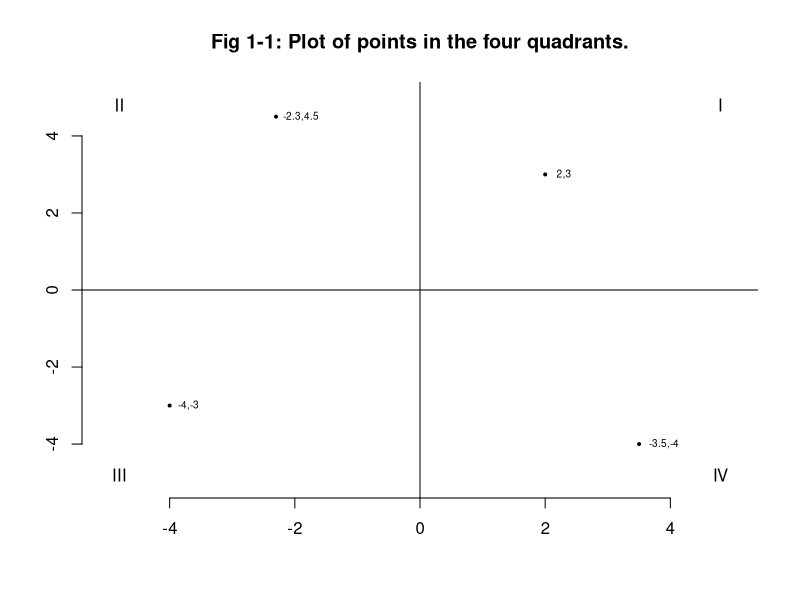
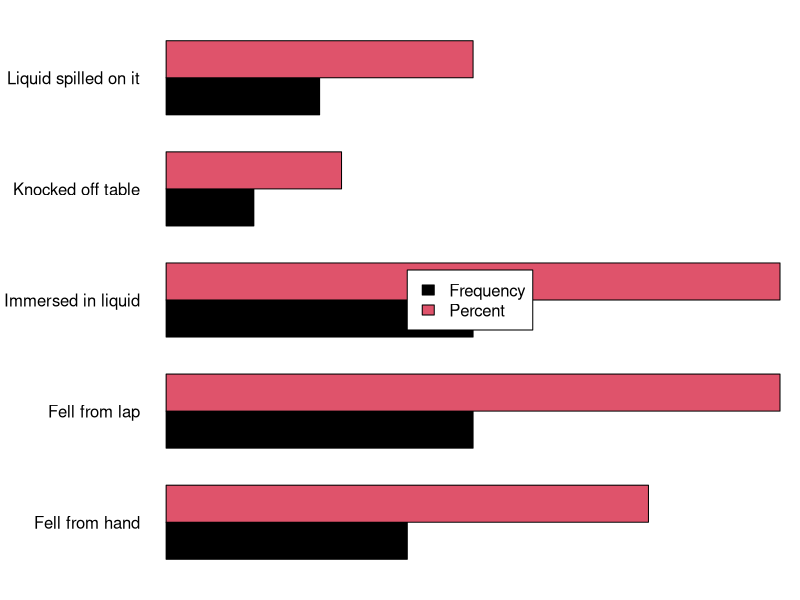
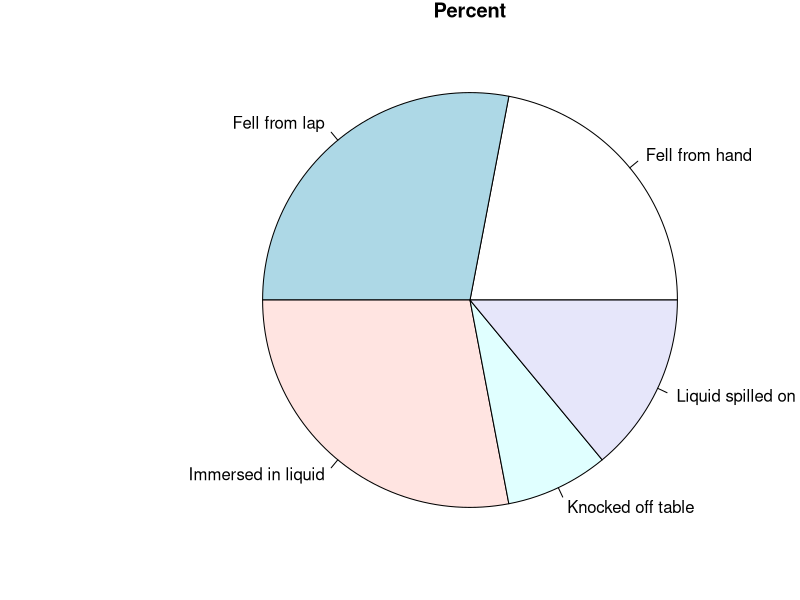

The R source for these figures, in order: (Note: this script raises an error after producing the figures.)
## ---- chunk 1
signif(73.24*4.52, digits=3)
## ---- chunk 2
plot(2,3, xlim=c(-5,5), ylim=c(-5,5), bty="n",
     pch=19, cex=.4, xlab="", ylab="")
title("Fig 1-1: Plot of points in the four quadrants.")
text(2.3,3, "2,3", cex=.6)
text(4.8,4.8, "I")
abline(v=0)
abline(h=0)
points(-2.3, 4.5, pch=19, cex=.4)
text(-1.9,4.5, "-2.3,4.5", cex=.6)
text(-4.8,4.8, "II")
points(-4,-3, pch=19, cex=.4)
text(-3.7,-3, "-4,-3", cex=.6)
text(-4.8,-4.8, "III")
points(3.5,-4, pch=19, cex=.4)
text(4.8,-4.8, "IV")
text(3.9,-4, "-3.5,-4", cex=.6)
## ---- chunk 3
data <- c(
"Fell from hand","Immersed in liquid","Fell from lap","Immersed in liquid","Fell from lap",
"Fell from lap","Fell from hand","Fell from hand","Immersed in liquid","Fell from lap",
"Knocked off table","Liquid spilled on it","Fell from hand","Liquid spilled on it","Fell from hand",
"Immersed in liquid","Fell from lap","Fell from lap","Fell from hand","Fell from hand",
"Fell from lap","Immersed in liquid","Liquid spilled on it","Immersed in liquid","Fell from lap",
"Fell from hand","Liquid spilled on it","Immersed in liquid","Fell from lap","Fell from hand",
"Fell from lap","Immersed in liquid","Liquid spilled on it","Immersed in liquid","Liquid spilled on it",
"Knocked off table","Fell from lap","Fell from lap","Immersed in liquid","Immersed in liquid",
"Immersed in liquid","Knocked off table","Fell from lap","Fell from hand","Fell from lap",
"Liquid spilled on it","Immersed in liquid","Immersed in liquid","Knocked off table","Fell from hand"
)
freq <- table(data)
pct <- prop.table(freq)*100
combined <- rbind(freq,pct)
par(mar=c(1,8,1,1))
bar = barplot(combined, beside=TRUE, horiz = TRUE, las=1, xaxt="n", col=c(1,2))
legend(x="center", legend=c("Frequency", "Percent"), fill=c(1,2))
## ---- chunk 4
pie(freq)
title(main="Percent")
## ---- chunk 5
cat("ln(1:5):", log(1:5))
## ---- chunk 6
exp(log(1:5))
## ---- chunk 7
(1+(1/x))^x
## ---- chunk 8
P*(1 + (r/n))^(n*t)
P*exp(r*t)
